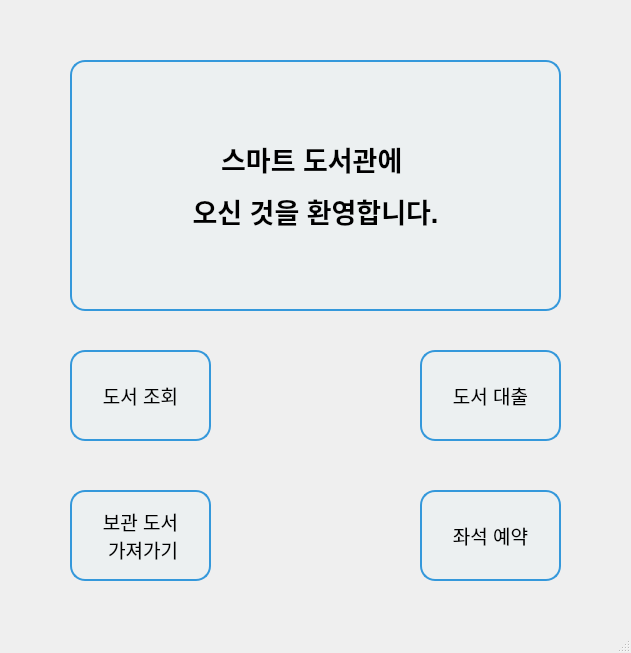
<?xml version="1.0" encoding="UTF-8"?>
<ui version="4.0">
 <class>InfoDeskMain</class>
 <widget class="QMainWindow" name="InfoDeskMain">
  <property name="geometry">
   <rect>
    <x>0</x>
    <y>0</y>
    <width>631</width>
    <height>653</height>
   </rect>
  </property>
  <property name="windowTitle">
   <string>InfoDeskMain</string>
  </property>
  <widget class="QWidget" name="centralwidget">
   <widget class="QPushButton" name="book_search_btn">
    <property name="geometry">
     <rect>
      <x>70</x>
      <y>350</y>
      <width>141</width>
      <height>91</height>
     </rect>
    </property>
    <property name="styleSheet">
     <string notr="true">border: 2px solid #3498db;
border-radius: 15px;
padding: 10px;
background-color: #ecf0f1;
font-size: 14pt;
</string>
    </property>
    <property name="text">
     <string>도서 조회</string>
    </property>
   </widget>
   <widget class="QPushButton" name="loan_books_btn">
    <property name="geometry">
     <rect>
      <x>420</x>
      <y>350</y>
      <width>141</width>
      <height>91</height>
     </rect>
    </property>
    <property name="styleSheet">
     <string notr="true">border: 2px solid #3498db;
border-radius: 15px;
padding: 10px;
background-color: #ecf0f1;
font-size: 14pt;
</string>
    </property>
    <property name="text">
     <string>도서 대출</string>
    </property>
   </widget>
   <widget class="QPushButton" name="book_pickup_btn">
    <property name="geometry">
     <rect>
      <x>70</x>
      <y>490</y>
      <width>141</width>
      <height>91</height>
     </rect>
    </property>
    <property name="styleSheet">
     <string notr="true">border: 2px solid #3498db;
border-radius: 15px;
padding: 10px;
background-color: #ecf0f1;
font-size: 14pt;
</string>
    </property>
    <property name="text">
     <string>보관 도서 
 가져가기</string>
    </property>
   </widget>
   <widget class="QPushButton" name="seat_reservation_btn">
    <property name="geometry">
     <rect>
      <x>420</x>
      <y>490</y>
      <width>141</width>
      <height>91</height>
     </rect>
    </property>
    <property name="styleSheet">
     <string notr="true">border: 2px solid #3498db;
border-radius: 15px;
padding: 10px;
background-color: #ecf0f1;
font-size: 14pt;
</string>
    </property>
    <property name="text">
     <string>좌석 예약</string>
    </property>
   </widget>
   <widget class="QLabel" name="title_lb">
    <property name="geometry">
     <rect>
      <x>70</x>
      <y>60</y>
      <width>491</width>
      <height>251</height>
     </rect>
    </property>
    <property name="styleSheet">
     <string notr="true">border: 2px solid #3498db;
border-radius: 15px;
padding: 10px;
background-color: #ecf0f1;
font-size: 14pt;
</string>
    </property>
    <property name="text">
     <string>&lt;html&gt;&lt;head/&gt;&lt;body&gt;&lt;p align=&quot;center&quot;&gt;&lt;span style=&quot; font-size:20pt; font-weight:700;&quot;&gt;스마트 도서관에 &lt;/span&gt;&lt;/p&gt;&lt;p align=&quot;center&quot;&gt;&lt;span style=&quot; font-size:20pt; font-weight:700;&quot;&gt;오신 것을 환영합니다.&lt;/span&gt;&lt;/p&gt;&lt;/body&gt;&lt;/html&gt;</string>
    </property>
    <property name="textFormat">
     <enum>Qt::TextFormat::AutoText</enum>
    </property>
    <property name="alignment">
     <set>Qt::AlignmentFlag::AlignCenter</set>
    </property>
   </widget>
  </widget>
  <widget class="QStatusBar" name="statusbar"/>
 </widget>
 <resources/>
 <connections/>
</ui>
